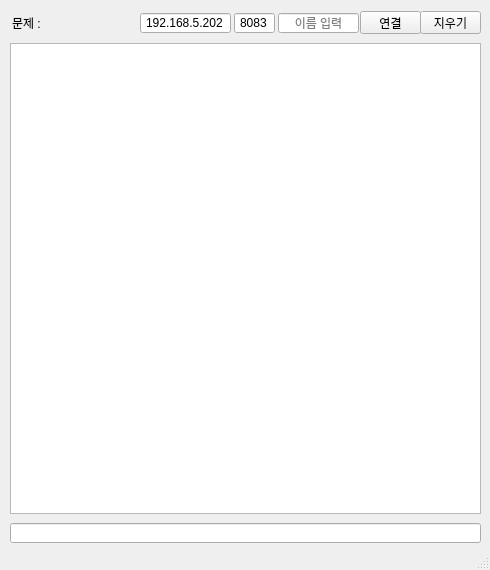
<?xml version="1.0" encoding="UTF-8"?>
<ui version="4.0">
 <class>mainWindow</class>
 <widget class="QMainWindow" name="mainWindow">
  <property name="geometry">
   <rect>
    <x>0</x>
    <y>0</y>
    <width>490</width>
    <height>570</height>
   </rect>
  </property>
  <property name="windowTitle">
   <string>초성 퀴즈 프로그램</string>
  </property>
  <widget class="QWidget" name="centralwidget">
   <widget class="QTextBrowser" name="tb_content">
    <property name="geometry">
     <rect>
      <x>10</x>
      <y>43</y>
      <width>471</width>
      <height>471</height>
     </rect>
    </property>
   </widget>
   <widget class="QLineEdit" name="le_username">
    <property name="geometry">
     <rect>
      <x>278</x>
      <y>13</y>
      <width>81</width>
      <height>20</height>
     </rect>
    </property>
    <property name="text">
     <string/>
    </property>
    <property name="maxLength">
     <number>6</number>
    </property>
    <property name="alignment">
     <set>Qt::AlignCenter</set>
    </property>
    <property name="placeholderText">
     <string>이름 입력</string>
    </property>
   </widget>
   <widget class="QPushButton" name="pb_connect">
    <property name="geometry">
     <rect>
      <x>360</x>
      <y>11</y>
      <width>61</width>
      <height>23</height>
     </rect>
    </property>
    <property name="text">
     <string>연결</string>
    </property>
   </widget>
   <widget class="QLineEdit" name="le_inputText">
    <property name="geometry">
     <rect>
      <x>10</x>
      <y>523</y>
      <width>471</width>
      <height>20</height>
     </rect>
    </property>
   </widget>
   <widget class="QLabel" name="label">
    <property name="geometry">
     <rect>
      <x>12</x>
      <y>15</y>
      <width>41</width>
      <height>16</height>
     </rect>
    </property>
    <property name="text">
     <string>문제 :</string>
    </property>
   </widget>
   <widget class="QLabel" name="lbl_question">
    <property name="geometry">
     <rect>
      <x>52</x>
      <y>15</y>
      <width>51</width>
      <height>16</height>
     </rect>
    </property>
    <property name="autoFillBackground">
     <bool>false</bool>
    </property>
    <property name="text">
     <string/>
    </property>
    <property name="alignment">
     <set>Qt::AlignCenter</set>
    </property>
   </widget>
   <widget class="QPushButton" name="pb_tbClear">
    <property name="geometry">
     <rect>
      <x>420</x>
      <y>11</y>
      <width>61</width>
      <height>23</height>
     </rect>
    </property>
    <property name="text">
     <string>지우기</string>
    </property>
   </widget>
   <widget class="QLineEdit" name="le_hostip">
    <property name="geometry">
     <rect>
      <x>140</x>
      <y>13</y>
      <width>91</width>
      <height>20</height>
     </rect>
    </property>
    <property name="text">
     <string>192.168.5.202</string>
    </property>
    <property name="maxLength">
     <number>15</number>
    </property>
    <property name="alignment">
     <set>Qt::AlignCenter</set>
    </property>
    <property name="placeholderText">
     <string>호스트 IP</string>
    </property>
   </widget>
   <widget class="QLineEdit" name="le_hostport">
    <property name="geometry">
     <rect>
      <x>234</x>
      <y>13</y>
      <width>41</width>
      <height>20</height>
     </rect>
    </property>
    <property name="text">
     <string>8083</string>
    </property>
    <property name="maxLength">
     <number>5</number>
    </property>
    <property name="alignment">
     <set>Qt::AlignCenter</set>
    </property>
    <property name="placeholderText">
     <string>포트 입력</string>
    </property>
   </widget>
  </widget>
  <widget class="QStatusBar" name="statusbar"/>
 </widget>
 <tabstops>
  <tabstop>le_hostip</tabstop>
  <tabstop>le_hostport</tabstop>
  <tabstop>le_username</tabstop>
  <tabstop>pb_connect</tabstop>
  <tabstop>pb_tbClear</tabstop>
  <tabstop>tb_content</tabstop>
  <tabstop>le_inputText</tabstop>
 </tabstops>
 <resources/>
 <connections/>
</ui>
